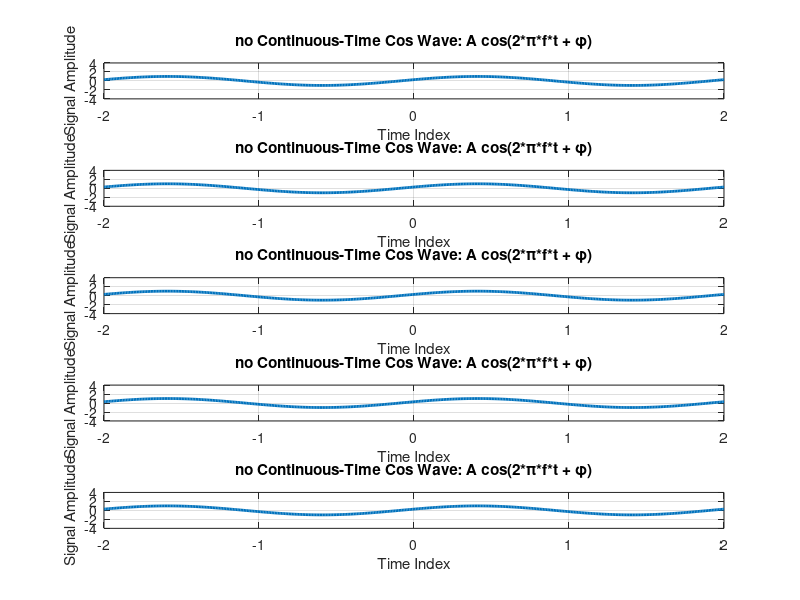

This chart was generated by the following MATLAB code:
clc;
clear all; 
close all; 
t=-2:1/100:2; 
A=1; 
f=0.5;
n=input('enter n no of sinusoid ');

    for i=1:n; 
phase=input('enter phase of sinusoid ');
x=cos(2*pi*f*t + phase);
subplot(n,1,i)
plot(t,x, 'linewidth', 2)
title('no Continuous-Time Cos Wave: A cos(2*\pi*f*t + \phi)') 
xlabel('Time Index')
ylabel('Signal Amplitude') 
grid
axis([t(1) t(end) -4 4])
    end
